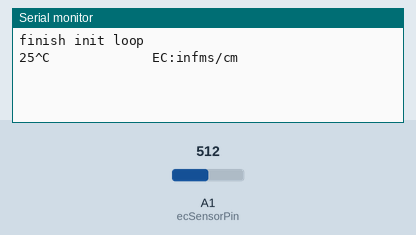
The sketch below on a simulated Arduino Uno, built with avr-gcc and run on an emulated ATmega328P. Shown: the last lines printed to the serial monitor. The test bench sets the inputs (shaded band); at power-on: A1 (ecSensorPin) = 512.

Above: at 1.2 s.
1.3 s: A1 (ecSensorPin) set to 666
At 2.4 s:
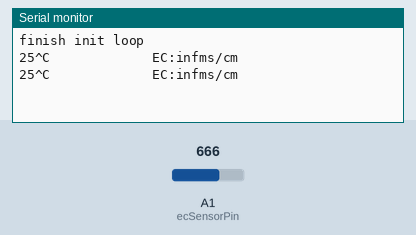
2.8 s: A1 (ecSensorPin) set to 683
At 5.8 s:
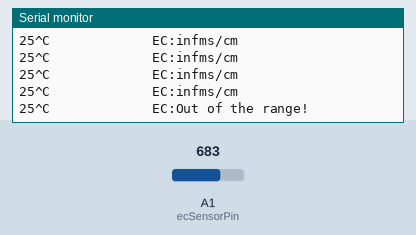

The sketch:

probeTest.ino
```cpp
#include <SimpleDHT.h>
#include <EEPROM.h>
#define EEPROM_write(address, p) {int i = 0; byte *pp = (byte*)&(p);for(; i < sizeof(p); i++) EEPROM.write(address+i, pp[i]);}
#define EEPROM_read(address, p)  {int i = 0; byte *pp = (byte*)&(p);for(; i < sizeof(p); i++) pp[i]=EEPROM.read(address+i);}

#define ReceivedBufferLength 20
char receivedBuffer[ReceivedBufferLength + 1]; // store the serial command
byte receivedBufferIndex = 0;

#define ecSensorPin  A1  //EC Meter analog output,pin on analog 1
#define ds18b20Pin  2    //DS18B20 signal, pin on digital 2

#define SCOUNT  100           // sum of sample point
int analogBuffer[SCOUNT];    //store the analog value read from ADC
int analogBufferIndex = 0;

#define compensationFactorAddress 8    //the address of the factor stored in the EEPROM
float compensationFactor;

#define VREF 5000  //for arduino uno, the ADC reference is the power(AVCC), that is 5000mV
#define samplingInterval 20

boolean enterCalibrationFlag = 0;
float ECvalue, ECvalueRaw;
int temperature;
SimpleDHT11 dht11;
int pinDHT11 = 6;
//float answer = 0.0;
void setup()
{
  Serial.begin(9600);
  //readCharacteristicValues(); //read the compensationFactor
}
//
void loop()
{
  ecMeasure();
}
//
byte uartParse(){
  byte modeIndex = 0;
  if (strstr(receivedBuffer, "CALIBRATION") != NULL)
    modeIndex = 1;
  else if (strstr(receivedBuffer, "EXIT") != NULL)
    modeIndex = 3;
  else if (strstr(receivedBuffer, "CONFIRM") != NULL)
    modeIndex = 2;
  return modeIndex;
}

void ecCalibration(byte mode){
  char *receivedBufferPtr;
  static boolean ecCalibrationFinish = 0;
  float factorTemp;
  switch (mode)
  {
    case 0:
      if (enterCalibrationFlag)
        Serial.println(F("Command Error"));
      break;

    case 1:
      enterCalibrationFlag = 1;
      ecCalibrationFinish = 0;
      Serial.println();
      Serial.println(F(">>>Enter Calibration Mode<<<"));
      Serial.println(F(">>>Please put the probe into the 12.88ms/cm buffer solution<<<"));
      Serial.println();
      break;

    case 2:
      if (enterCalibrationFlag)
      {
        factorTemp = ECvalueRaw / 12.88;
        if ((factorTemp > 0.85) && (factorTemp < 1.15))
        {
          Serial.println();
          Serial.println(F(">>>Confrim Successful<<<"));
          Serial.println();
          compensationFactor =  factorTemp;
          ecCalibrationFinish = 1;
        }
        else {
          Serial.println();
          Serial.println(F(">>>Confirm Failed,Try Again<<<"));
          Serial.println();
          ecCalibrationFinish = 0;
        }
      }
      break;

    case 3:
      if (enterCalibrationFlag)
      {
        Serial.println();
        if (ecCalibrationFinish)
        {
          EEPROM_write(compensationFactorAddress, compensationFactor);
          Serial.print(F(">>>Calibration Successful"));
        }
        else Serial.print(F(">>>Calibration Failed"));
        Serial.println(F(",Exit Calibration Mode<<<"));
        Serial.println();
        ecCalibrationFinish = 0;
        enterCalibrationFlag = 0;
      }
      break;
  }
}

int readTemperature() {
  byte temperature = 0;
  byte humidity = 0;
  int err = SimpleDHTErrSuccess;
  while (1) {
    if ((err = dht11.read(pinDHT11, &temperature, &humidity, NULL)) == SimpleDHTErrSuccess) {
      Serial.print("Sample OK: ");
      Serial.print((int)temperature); Serial.print(" *C, ");
      Serial.print((int)humidity); Serial.println(" H");
      return (int)temperature;
    }
    else {
      Serial.print("Read DHT11 failed, err="); Serial.println(err); delay(1000);
      return 25;
    }
  }
}

int getMedianNum(int bArray[], int iFilterLen){
  int bTab[iFilterLen];
  for (byte i = 0; i < iFilterLen; i++)
  {
    bTab[i] = bArray[i];
  }
  int i, j, bTemp;
  for (j = 0; j < iFilterLen - 1; j++)
  {
    for (i = 0; i < iFilterLen - j - 1; i++)
    {
      if (bTab[i] > bTab[i + 1])
      {
        bTemp = bTab[i];
        bTab[i] = bTab[i + 1];
        bTab[i + 1] = bTemp;
      }
    }
  }
  if ((iFilterLen & 1) > 0)
    bTemp = bTab[(iFilterLen - 1) / 2];
  else
    bTemp = (bTab[iFilterLen / 2] + bTab[iFilterLen / 2 - 1]) / 2;
  return bTemp;
}

void readCharacteristicValues(){
  EEPROM_read(compensationFactorAddress, compensationFactor);
  if (EEPROM.read(compensationFactorAddress) == 0xFF && EEPROM.read(compensationFactorAddress + 1) == 0xFF && EEPROM.read(compensationFactorAddress + 2) == 0xFF && EEPROM.read(compensationFactorAddress + 3) == 0xFF)
  {
    compensationFactor = 1.0;   // If the EEPROM is new, the compensationFactorAddress is 1.0(default).
    EEPROM_write(compensationFactorAddress, compensationFactor);
  }
}

boolean serialDataAvailable(void){
  char receivedChar;
  static unsigned long receivedTimeOut = millis();
  while (Serial.available() > 0)
  {
    if (millis() - receivedTimeOut > 500U)
    {
      receivedBufferIndex = 0;
      memset(receivedBuffer, 0, (ReceivedBufferLength + 1));
    }
    receivedTimeOut = millis();
    receivedChar = Serial.read();
    if (receivedChar == '\n' || receivedBufferIndex == ReceivedBufferLength) {
      receivedBufferIndex = 0;
      strupr(receivedBuffer);
      return true;
    } else {
      receivedBuffer[receivedBufferIndex] = receivedChar;
      receivedBufferIndex++;
    }
  }
  return false;
}

double avergearray(int* arr, int number) {
  int i;
  int max, min;
  double avg;
  long amount = 0;
  if (number <= 0) {
    Serial.println("Error number for the array to avraging!/n");
    return 0;
  }
  if (number < 5) { //less than 5, calculated directly statistics
    for (i = 0; i < number; i++) {
      amount += arr[i];
    }
    avg = amount / number;
    return avg;
  } else {
    if (arr[0] < arr[1]) {
      min = arr[0]; max = arr[1];
    }
    else {
      min = arr[1]; max = arr[0];
    }
    for (i = 2; i < number; i++) {
      if (arr[i] < min) {
        amount += min;      //arr<min
        min = arr[i];
      } else {
        if (arr[i] > max) {
          amount += max;  //arr>max
          max = arr[i];
        } else {
          amount += arr[i]; //min<=arr<=max
        }
      }//if
    }//for
    avg = (double)amount / (number - 2);
  }//if
  return avg;
}

void ecMeasure() {
  float storage[10];
  for (int i = 0; i < (sizeof(storage) / sizeof(float)); i++) {
    storage[i] = 0.0;
  }
  Serial.println("finish init loop");
  static unsigned long samplingTime = millis();
  static unsigned long printTime = millis();
  static float ecValue, voltage;
  int temp;
  int counter = 0;
  while (counter < (sizeof(storage) / sizeof(float))) {
    if (millis() - samplingTime > samplingInterval) {
      analogBuffer[analogBufferIndex++] = analogRead(ecSensorPin);
      if (analogBufferIndex == SCOUNT)analogBufferIndex = 0;
      voltage = avergearray(analogBuffer, SCOUNT) * VREF / 1024;
      //pHValue = 3.5 * voltage + Offset;
      samplingTime = millis();
    }

    static unsigned long tempSampleTimepoint = millis();
    if (millis() - tempSampleTimepoint > 850U) { // every 1.7s, read the temperature from DS18B20
      tempSampleTimepoint = millis();
      temperature = 25;  // read the current temperature from the  DS18B20
    }
    static unsigned long printTimePrint = millis();
    if (millis() - printTimePrint > 1000U) {
      printTimePrint = millis();
      if (temperature == -1000) {
        temperature = 25.0;      //when no temperature sensor ,temperature should be 25^C default
        Serial.print(temperature, 1);
        Serial.print(F("^C(default)    EC:"));
      }
      else {
        Serial.print(temperature, 1);   //current temperature
        Serial.print(F("^C             EC:"));
      }
      float TempCoefficient = 1.0 + 0.0185 * (temperature - 25); //temperature compensation formula: fFinalResult(25^C) = fFinalResult(current)/(1.0+0.0185*(fTP-25.0));
      float CoefficientVolatge = (float)voltage / TempCoefficient;
      if (CoefficientVolatge < 150) {
        Serial.println(F("No solution!")); //25^C 1413us/cm<-->about 216mv  if the voltage(compensate)<150,that is <1ms/cm,out of the range
      }
      else if (CoefficientVolatge > 3300) {
        Serial.println(F("Out of the range!")); //>20ms/cm,out of the range
      }
      else {
        if (CoefficientVolatge <= 448) {
          ECvalue = 6.84 * CoefficientVolatge - 64.32; //1ms/cm<EC<=3ms/cm
        }
        else if (CoefficientVolatge <= 1457) {
          ECvalue = 6.98 * CoefficientVolatge - 127; //3ms/cm<EC<=10ms/cm
        }
        else {
          ECvalue = 5.3 * CoefficientVolatge + 2278; //10ms/cm<EC<20ms/cm
        }
        ECvalueRaw = ECvalue / 1000.0;
        ECvalue = ECvalue / compensationFactor / 1000.0; //after compensation,convert us/cm to ms/cm
        Serial.print(ECvalue, 2);    //two decimal
        Serial.print(F("ms/cm"));
        if (enterCalibrationFlag) {           // in calibration mode, print the voltage to user, to watch the stability of voltage
          Serial.print(F("            Factor:"));
          Serial.print(compensationFactor);
        }
        Serial.println();
        float answer = ECvalue;
        //return answer;
        storage[counter] = answer;
        counter++;
      }
    }
  }

  float summation = 0;
  for (int l = 0; l < (sizeof(storage) / sizeof(float)); l++) {
    summation += storage[l];
    //summation += storage[l];
    Serial.println(storage[l]);
  }
  summation = summation / (sizeof(storage) / sizeof(float));
  return summation;
}
```

Measured:
- the behaviour switches between 675 and 676 on A1 (ecSensorPin) (found by bisection; images 1 and 2)
- after the input at 2.8 s, the serial monitor: prints a new line after 2.2 s (image 2)
